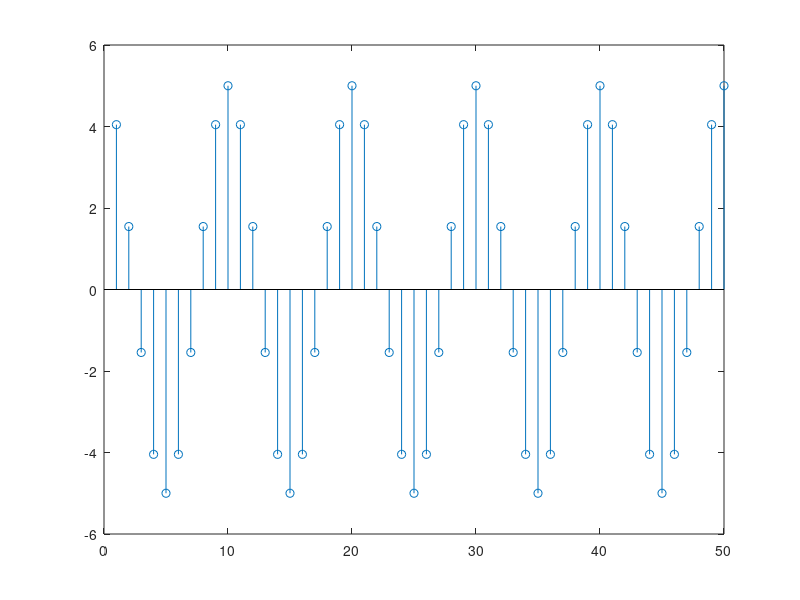

Recreate this plot in MATLAB. (Note: this script raises an error after producing the figure.)
%% 1. Point sampling of a sinusoid:
signal = ['A','B','C','D','E','F'];
amplitude = [5,5,5,5,5,5];
frequency = [10,25,40,60,40,60];
phase = [0,0,0,0,pi/2,pi/2];
for i = 1:length(signal)
    A = amplitude(i);
    f = frequency(i);
    phi = phase(i);
    F_s = 100;
    T_s = 1/F_s;
    n = 1:0.5/T_s;
    t = n*T_s;
    x = A*cos(2*pi*f*t+phi);
    
    figure;
    stem(n,x);
    title(signal(i)+" - Amplitude "+A+", Frequency "+f+" Hz - Phase "+phi+" rad - Sampled at "+F_s+" Hz");
    xlabel('n');
    ylabel('x[n]');
end

%% 2. Working with unit impulses and unit step
% (a)
n = 1:30;
unit_impulse = [zeros(1,15),1,zeros(1,14)];
unit_step = [zeros(1,11),ones(1,19)];

figure;
stem(n,unit_impulse);
title('Unit Impulse Signal delta[n-16]');
xlabel('n');
ylabel('x[n]');

figure;
stem(n,unit_step);
title('Unit Step Signal u[n-12]');
xlabel('n');
ylabel('x[n]');

% (b)
unit_step_n_minus_14 = [zeros(1,13),ones(1,17)];
unit_step_n_minus_15 = [zeros(1,14),ones(1,16)];
x_1 = unit_step_n_minus_14 - unit_step_n_minus_15;

figure;
stem(n,x_1);
title('Unit Step Signal Difference u[n-14]-u[n-15]');
xlabel('n');
ylabel('x[n]');

% (c)
unit_step_n_minus_9 = [zeros(1,8),ones(1,22)];
unit_step_n_minus_16 = [zeros(1,15),ones(1,15)];
x_2 = unit_step_n_minus_9-unit_step_n_minus_16;

figure;
stem(n,x_2);
title('Unit Step Signal Difference u[n-9]-u[n-16]');
xlabel('n');
ylabel('x[n]');


%% 3. Complex signals
% (a)
n = 1:40;
A = 1;
omega = pi/10;
x = A*exp(1j*omega*n);

figure;
plot(real(x),imag(x)); % discrete points or continuous?
title('x[n] in Complex Plane')
xlabel('Re(x[n])');
ylabel('Im(x[n])');

% (b)
figure;
subplot(2,1,1);
stem(n,real(x));
title('Real Part of x[n]')
xlabel('n');
ylabel('Re(x[n])');
subplot(2,1,2);
stem(n,imag(x));
title('Imaginary Part of x[n]')
xlabel('n');
ylabel('Im(x[n])');

% (c)
figure;
subplot(2,1,1);
stem(n,abs(x));
title('Magnitude of x[n]')
xlabel('n');
ylabel('|x[n]|');
subplot(2,1,2);
stem(n,angle(x));
title('Phase of x[n]')
xlabel('n');
ylabel('angle(x[n])');

%% 4. Quantization of a speech signal
% (a)
[y,fs] = audioread('defineit.wav');

% (b)
n = 1:length(y);
figure;
plot(n,y);
title('defineit.wav Speech Waveform')
xlabel('n');
ylabel('y[n]');

figure;
histogram(y,50);
title('Histogram of Amplitude')
xlabel('Amplitude');
ylabel('Count');

info = audioinfo('defineit.wav')

% (c)
soundsc(y,fs)

%% (d)
% see quantizer_3_bit.m

% (e)
scale_factor = max(abs(y));
y_scaled = y / scale_factor;

% (f)
y3bits = quantizer_3_bit(y_scaled);

figure;
plot(n,y3bits);
title('defineit.wav Speech Waveform - Quantized - 3 bits')
xlabel('n');
ylabel('y3bits[n]');

figure;
histogram(y3bits,50);
title('Histogram of Amplitude - Quantized Signal')
xlabel('Amplitude');
ylabel('Count');

soundsc(y3bits*scale_factor,fs)

e = y_scaled - y3bits;

figure;
plot(n,e); % why does this look so weird?
title('Quantization Error')
xlabel('n');
ylabel('e[n]');

figure;
histogram(e,50);
title('Histogram of Quantization Error')
xlabel('Error');
ylabel('Count');

% describe in terms of standard statistical model of quantization noise?

%% (g)
scale = 10000;
y_pclip = y * scale;

y3bit_pclip = quantizer_3_bit(y_pclip);

figure;
plot(n,y3bit_pclip);
title('defineit.wav Speech Waveform - Quantized with Peak Clipping - 3 bits')
xlabel('n');
ylabel('y3bit_pclip[n]');

figure;
histogram(y3bit_pclip,50);
title('Histogram of Amplitude - Quantized with Peak Clipping')
xlabel('Amplitude');
ylabel('Count');

soundsc(y3bit_pclip/scale,fs)

e_pclip = y_pclip - y3bit_pclip;

figure;
plot(n,e_pclip); % why does this look so weird?
title('Quantization Error - With Peak Clipping')
xlabel('n');
ylabel('e_pclip[n]');

figure;
histogram(e_pclip,50);
title('Histogram of Quantization Error - With Peak Clipping')
xlabel('Error');
ylabel('Count');

% describe in terms of standard statistical model of quantization noise?
